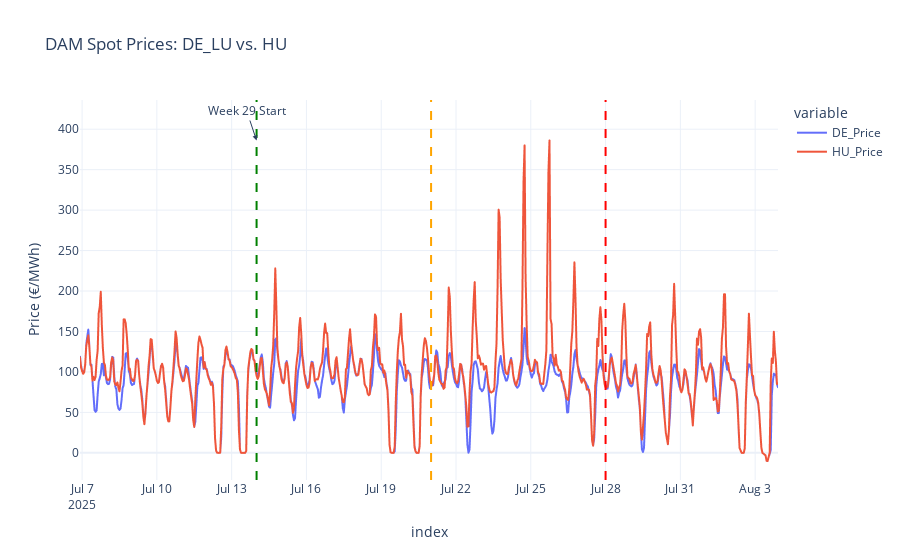

The code cell stored with this chart in its notebook:
### Code cell
# --- 3. Time Series Plot ---
fig_line = px.line(
    merged_prices,
    x=merged_prices.index,
    y=['DE_Price', 'HU_Price'],
    title='DAM Spot Prices: DE_LU vs. HU',
    labels={'value': 'Price (EUR/MWh)', 'timestamp': 'Date'},
    template='plotly_white'
)

# Week 29, 2025: Jul 14 - Jul 21
# Week 30, 2025: Jul 21 - Jul 28

# Use datetime objects that match the data format
week_29_start = pd.Timestamp("2025-07-14", tz="UTC")
week_29_end = pd.Timestamp("2025-07-21", tz="UTC")
week_30_end = pd.Timestamp("2025-07-28", tz="UTC")

# Add vertical lines without annotations to avoid compatibility issues
fig_line.add_vline(x=week_29_start, line_dash="dash", line_color="green")
fig_line.add_vline(x=week_29_end, line_dash="dash", line_color="orange")
fig_line.add_vline(x=week_30_end, line_dash="dash", line_color="red")

# Add a text annotation separately
fig_line.add_annotation(x=week_29_start, y=merged_prices[['DE_Price', 'HU_Price']].max().max(),
                       text="Week 29 Start", showarrow=True, arrowhead=2)

fig_line.show()

### Figure 1 — Plotly figure (JSON) as saved in the notebook; plotly's stock layout.template omitted (floating-point values rounded to 4 significant figures; data arrays with more than 128 entries replaced by an {"elided": "..."} marker saying what was removed)
{"data": [{"hovertemplate": "variable=DE_Price<br>index=%{x}<br>Price (€/MWh)=%{y}<extra></extra>", "legendgroup": "DE_Price", "line": {"color": "#636efa", "dash": "solid"}, "marker": {"symbol": "circle"}, "mode": "lines", "name": "DE_Price", "showlegend": true, "type": "scattergl", "x": {"elided": "673 str values"}, "xaxis": "x", "y": {"elided": "673 float values"}, "yaxis": "y"}, {"hovertemplate": "variable=HU_Price<br>index=%{x}<br>Price (€/MWh)=%{y}<extra></extra>", "legendgroup": "HU_Price", "line": {"color": "#EF553B", "dash": "solid"}, "marker": {"symbol": "circle"}, "mode": "lines", "name": "HU_Price", "showlegend": true, "type": "scattergl", "x": {"elided": "673 str values"}, "xaxis": "x", "y": {"elided": "673 float values"}, "yaxis": "y"}], "layout": {"annotations": [{"arrowhead": 2, "showarrow": true, "text": "Week 29 Start", "x": "2025-07-14T00:00:00+00:00", "y": 386.0}], "legend": {"title": {"text": "variable"}, "tracegroupgap": 0}, "shapes": [{"line": {"color": "green", "dash": "dash"}, "type": "line", "x0": "2025-07-14T00:00:00+00:00", "x1": "2025-07-14T00:00:00+00:00", "xref": "x", "y0": 0, "y1": 1, "yref": "y domain"}, {"line": {"color": "orange", "dash": "dash"}, "type": "line", "x0": "2025-07-21T00:00:00+00:00", "x1": "2025-07-21T00:00:00+00:00", "xref": "x", "y0": 0, "y1": 1, "yref": "y domain"}, {"line": {"color": "red", "dash": "dash"}, "type": "line", "x0": "2025-07-28T00:00:00+00:00", "x1": "2025-07-28T00:00:00+00:00", "xref": "x", "y0": 0, "y1": 1, "yref": "y domain"}], "title": {"text": "DAM Spot Prices: DE_LU vs. HU"}, "xaxis": {"anchor": "y", "domain": [0, 1], "title": {"text": "index"}}, "yaxis": {"anchor": "x", "domain": [0, 1], "title": {"text": "Price (€/MWh)"}}}}
